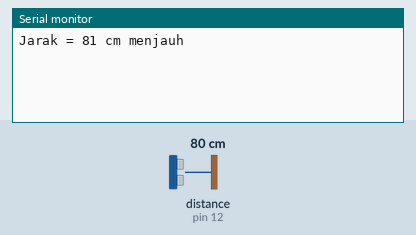
Simulated run of this sketch. Board: Arduino Uno, built with avr-gcc and run on an emulated ATmega328P. On the bench: the last lines printed to the serial monitor. Inputs (shaded band) come from the test bench; at power-on: distance to the obstacle (sensor on pin 12) 80 cm. The echo pulse lasts 58.3 µs per cm.

Above: at 2.8 s.
2.9 s: distance to the obstacle (sensor on pin 12) set to 2 cm
At 3.4 s:
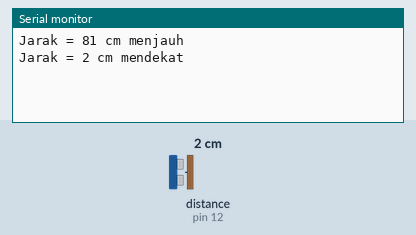
4.5 s: distance to the obstacle (sensor on pin 12) set to 4 cm
At 6.2 s:
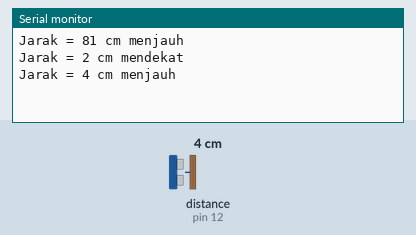

Measured:
- after the input at 2.9 s, the serial monitor: prints a new line after 0.11 s (image 1)
- after the input at 4.5 s, the serial monitor: prints a new line after 0.51 s (image 2)

The sketch:

sensor_sonik.ino
```cpp
#include <NewPing.h> // Library untuk menggunakan sensor ultrasonik dengan Arduino

#define TRIGGER_PIN 11 // Mendefinisikan pin Arduino yang terhubung ke pin trigger sensor ultrasonik
#define ECHO_PIN 12    // Mendefinisikan pin Arduino yang terhubung ke pin echo sensor ultrasonik

#define MAX_DISTANCE 200 // Mendefinisikan jarak maksimum (dalam sentimeter) yang dapat diukur oleh sensor ultrasonik

NewPing sonar(TRIGGER_PIN, ECHO_PIN, MAX_DISTANCE); // Membuat sebuah instansi dari kelas NewPing untuk sensor ultrasonik
int previewDistance = 0; // Variabel untuk menyimpan jarak yang diukur sebelumnya

void setup() {
  // Fungsi setup dijalankan sekali ketika Arduino dihidupkan atau di-reset
  Serial.begin(9600); // Menginisialisasi komunikasi serial dengan kecepatan baud 9600 bit per detik
}

void loop() {
  // Fungsi loop dijalankan secara berulang selama Arduino dihidupkan atau di-reset
  delay(1000); // Memberi jeda eksekusi program selama 1000 milidetik (1 detik)

  unsigned int distance = sonar.ping_cm(); // Mengukur jarak dalam sentimeter menggunakan sensor ultrasonik

  // Membandingkan jarak saat ini dengan jarak sebelumnya untuk menentukan apakah objek mendekat atau menjauh
  if (distance < previewDistance) {
    Serial.print("Jarak = "); // Output string "Jarak = " ke monitor serial
    Serial.print(distance);   // Output jarak saat ini ke monitor serial
    Serial.println(" cm mendekat"); // Output string " cm mendekat" ke monitor serial diikuti dengan baris baru
  } else if (distance > previewDistance) {
    Serial.print("Jarak = "); // Output string "Jarak = " ke monitor serial
    Serial.print(distance);   // Output jarak saat ini ke monitor serial
    Serial.println(" cm menjauh"); // Output string " cm menjauh" ke monitor serial diikuti dengan baris baru
  }

  previewDistance = distance; // Memperbarui jarak sebelumnya dengan jarak saat ini untuk iterasi berikutnya
}
```
